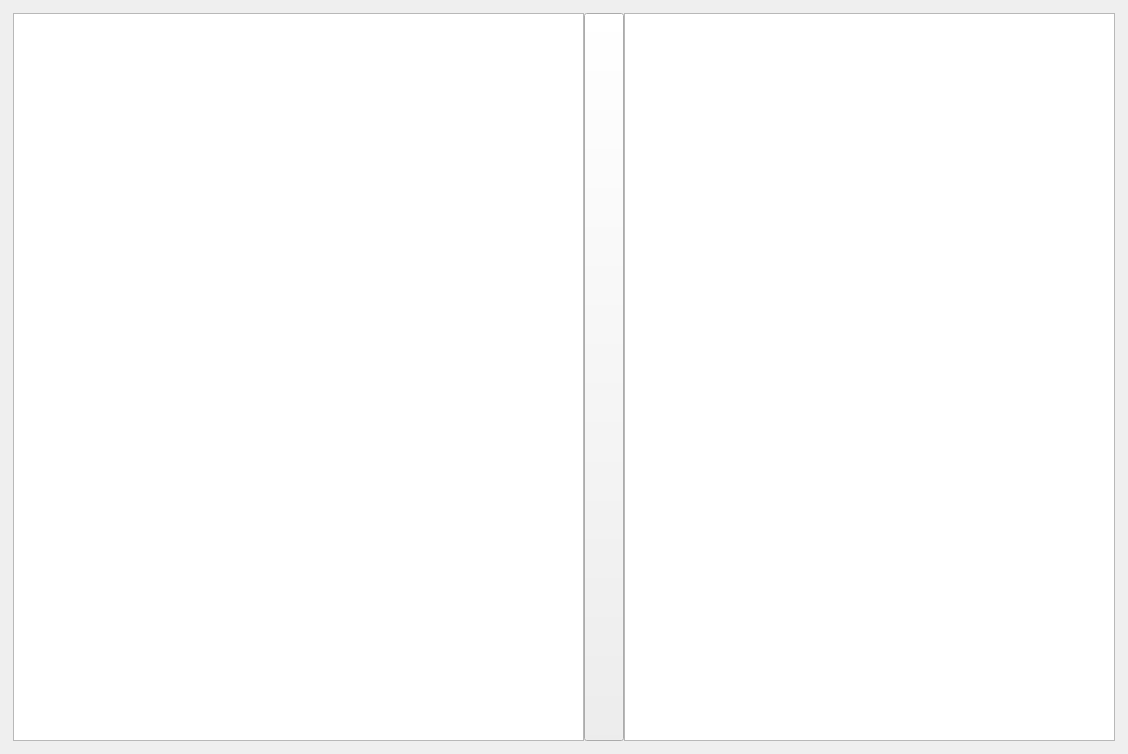
<?xml version="1.0" encoding="UTF-8"?>
<ui version="4.0">
 <class>MainWindow</class>
 <widget class="QMainWindow" name="MainWindow">
  <property name="enabled">
   <bool>true</bool>
  </property>
  <property name="geometry">
   <rect>
    <x>0</x>
    <y>0</y>
    <width>1128</width>
    <height>754</height>
   </rect>
  </property>
  <property name="sizePolicy">
   <sizepolicy hsizetype="Preferred" vsizetype="Preferred">
    <horstretch>0</horstretch>
    <verstretch>0</verstretch>
   </sizepolicy>
  </property>
  <property name="windowTitle">
   <string>HTML-Editor</string>
  </property>
  <property name="autoFillBackground">
   <bool>false</bool>
  </property>
  <property name="toolButtonStyle">
   <enum>Qt::ToolButtonIconOnly</enum>
  </property>
  <widget class="QWidget" name="centralwidget">
   <property name="autoFillBackground">
    <bool>true</bool>
   </property>
   <layout class="QGridLayout" name="gridLayout_2">
    <property name="leftMargin">
     <number>13</number>
    </property>
    <property name="topMargin">
     <number>13</number>
    </property>
    <property name="rightMargin">
     <number>13</number>
    </property>
    <property name="bottomMargin">
     <number>13</number>
    </property>
    <property name="spacing">
     <number>13</number>
    </property>
    <item row="0" column="0">
     <layout class="QGridLayout" name="gridLayout">
      <property name="sizeConstraint">
       <enum>QLayout::SetDefaultConstraint</enum>
      </property>
      <property name="spacing">
       <number>0</number>
      </property>
      <item row="0" column="0">
       <widget class="QPlainTextEdit" name="plainTextEdit">
        <property name="font">
         <font>
          <pointsize>12</pointsize>
          <weight>50</weight>
          <italic>false</italic>
          <bold>false</bold>
          <underline>false</underline>
         </font>
        </property>
        <property name="autoFillBackground">
         <bool>true</bool>
        </property>
        <property name="plainText">
         <string/>
        </property>
        <property name="backgroundVisible">
         <bool>false</bool>
        </property>
        <property name="centerOnScroll">
         <bool>false</bool>
        </property>
       </widget>
      </item>
      <item row="0" column="2">
       <widget class="QTextBrowser" name="textBrowser">
        <property name="enabled">
         <bool>true</bool>
        </property>
        <property name="minimumSize">
         <size>
          <width>0</width>
          <height>711</height>
         </size>
        </property>
        <property name="maximumSize">
         <size>
          <width>491</width>
          <height>16777215</height>
         </size>
        </property>
        <property name="font">
         <font>
          <pointsize>12</pointsize>
         </font>
        </property>
        <property name="html">
         <string>&lt;!DOCTYPE HTML PUBLIC &quot;-//W3C//DTD HTML 4.0//EN&quot; &quot;http://www.w3.org/TR/REC-html40/strict.dtd&quot;&gt;
&lt;html&gt;&lt;head&gt;&lt;meta name=&quot;qrichtext&quot; content=&quot;1&quot; /&gt;&lt;style type=&quot;text/css&quot;&gt;
p, li { white-space: pre-wrap; }
&lt;/style&gt;&lt;/head&gt;&lt;body style=&quot; font-family:'MS Shell Dlg 2'; font-size:12pt; font-weight:400; font-style:normal;&quot;&gt;
&lt;p style=&quot;-qt-paragraph-type:empty; margin-top:0px; margin-bottom:0px; margin-left:0px; margin-right:0px; -qt-block-indent:0; text-indent:0px; font-family:'MS Shell Dlg 2'; font-size:7.8pt;&quot;&gt;&lt;br /&gt;&lt;/p&gt;&lt;/body&gt;&lt;/html&gt;</string>
        </property>
        <property name="overwriteMode">
         <bool>false</bool>
        </property>
       </widget>
      </item>
      <item row="0" column="1">
       <widget class="QPushButton" name="pushButton">
        <property name="enabled">
         <bool>true</bool>
        </property>
        <property name="sizePolicy">
         <sizepolicy hsizetype="Preferred" vsizetype="Preferred">
          <horstretch>0</horstretch>
          <verstretch>0</verstretch>
         </sizepolicy>
        </property>
        <property name="minimumSize">
         <size>
          <width>0</width>
          <height>0</height>
         </size>
        </property>
        <property name="maximumSize">
         <size>
          <width>12312312</width>
          <height>16777215</height>
         </size>
        </property>
        <property name="text">
         <string/>
        </property>
        <property name="icon">
         <iconset>
          <normaloff>right.jpg</normaloff>right.jpg</iconset>
        </property>
        <property name="iconSize">
         <size>
          <width>20</width>
          <height>20</height>
         </size>
        </property>
        <property name="shortcut">
         <string/>
        </property>
        <property name="checkable">
         <bool>false</bool>
        </property>
       </widget>
      </item>
     </layout>
    </item>
   </layout>
   <zorder>label</zorder>
   <zorder></zorder>
  </widget>
 </widget>
 <resources/>
 <connections/>
</ui>
